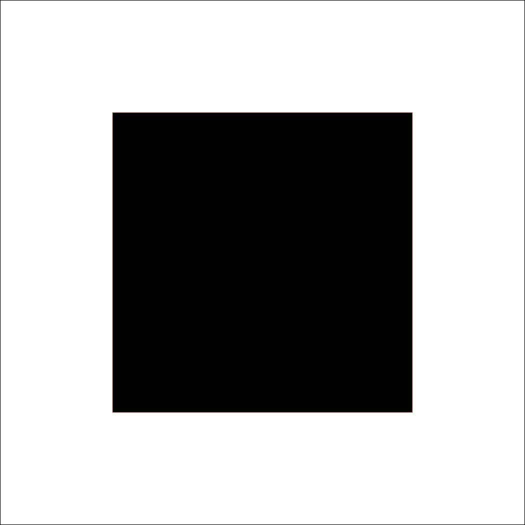
#> input picture 2016BEC078 NEHA KALA/Experiment_6_Magnitude_And_Phase/input images/bw1.jpg, 1050 x 1050 px, found by its file name (shown at 1/2 size)
$ python mag_phase.py
#> lines starting #> are read from the running program, lines starting #| are printed output that depends on the picture
# -*- coding: utf-8 -*-
"""
Created on Wed Oct  9 23:25:05 2019

@author: Neha Kala
"""

import cv2
import matplotlib.pyplot as plt
import numpy as np

img=cv2.imread("bw1.jpg",0)
#> img: shape (1050, 1050); min 0, max 255, mean 171.1
plt.subplot(221)
plt.imshow(img, cmap = 'gray')

f = np.fft.fft2(img)
fshift = np.fft.fftshift(f)
magnitude = 20*np.log(1+np.abs(fshift))
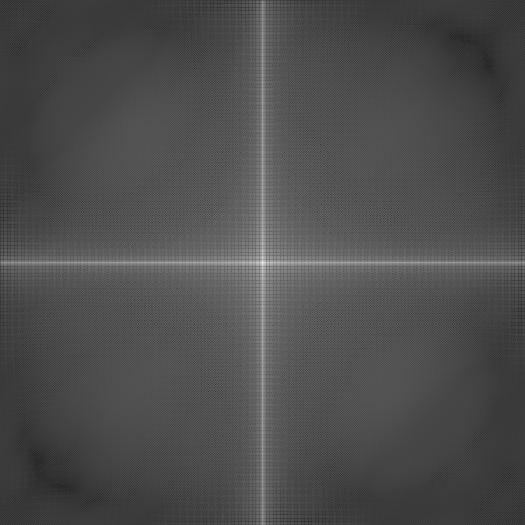
#> magnitude: shape (1050, 1050) float64 (shown at 1/2 size); min 2.79, max 381.1, mean 118; drawn with min black and max white
plt.subplot(222)
plt.imshow(magnitude, cmap = 'gray')

ishift = np.fft.ifftshift(fshift)
img1 = np.fft.ifft2(ishift)
img1 = np.abs(img1)
plt.subplot(223)
plt.imshow(img1, cmap = 'gray')

phase=np.angle(fshift)
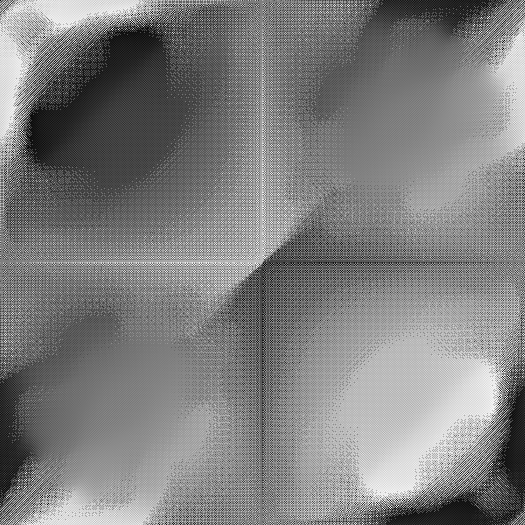
#> phase: shape (1050, 1050) float64 (shown at 1/2 size); min -3.14, max 3.14, mean -1.29e-16; drawn with min black and max white
plt.subplot(224)
plt.imshow(phase, cmap = 'gray')


####
img=cv2.imread("wb1.jpg",0)
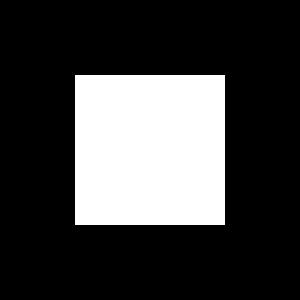
#> input picture 2016BEC078 NEHA KALA/Experiment_6_Magnitude_And_Phase/input images/wb1.jpg, 300 x 300 px, found by its file name
#> img is the input picture: shape (300, 300); min 0, max 255, mean 63.8
plt.subplot(221)
plt.imshow(img, cmap = 'gray')

f = np.fft.fft2(img)
fshift = np.fft.fftshift(f)
magnitude = 20*np.log(1+np.abs(fshift))
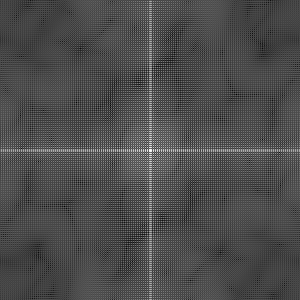
#> magnitude: shape (300, 300) float64; min 6.44, max 311.3, mean 98.4; drawn with min black and max white
plt.subplot(222)
plt.imshow(magnitude, cmap = 'gray')

ishift = np.fft.ifftshift(fshift)
img1 = np.fft.ifft2(ishift)
img1 = np.abs(img1)
#> img1: shape (300, 300) float64
plt.subplot(223)
plt.imshow(img1, cmap = 'gray')

phase=np.angle(fshift)
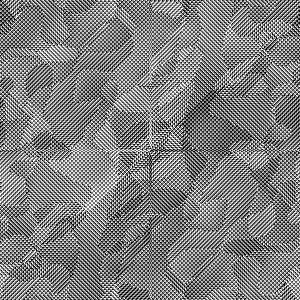
#> phase: shape (300, 300) float64; min -3.14, max 3.14, mean -6.98e-05; drawn with min black and max white
plt.subplot(224)
plt.imshow(phase, cmap = 'gray')
